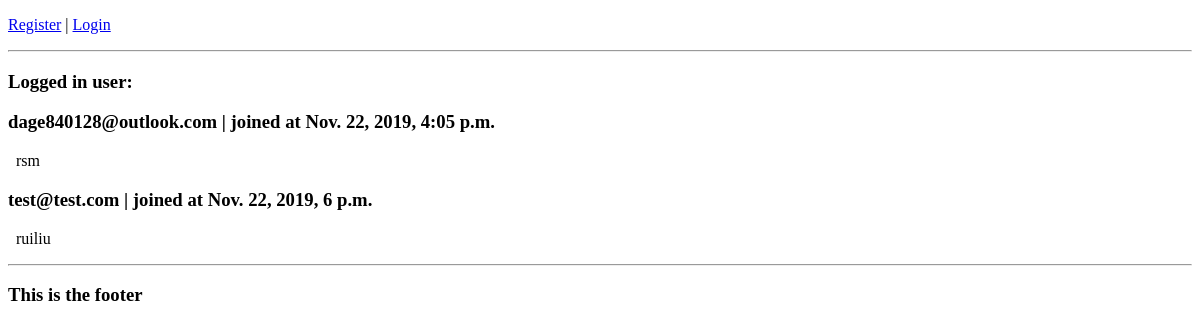
Before: / with the older database file.
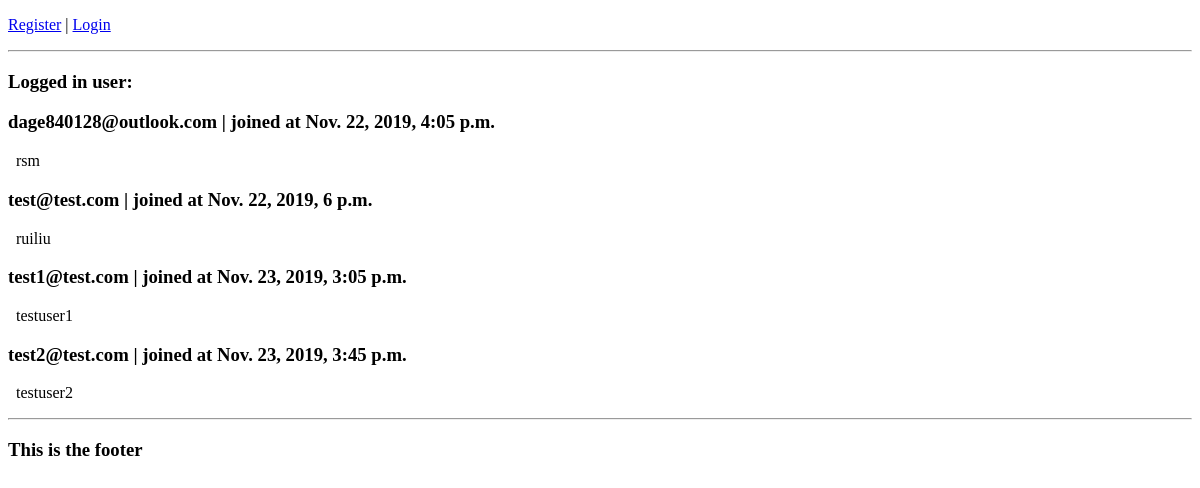
After: the same page with the newer database file.
### account/models.py (models this page shows, shortened)
class Account(AbstractBaseUser):
    email = models.EmailField(verbose_name="email", max_length=60, unique=True)
    username = models.CharField(max_length=30, unique=True)
    date_joined = models.DateTimeField(
        verbose_name='date joined', auto_now_add=True)
    last_login = models.DateTimeField(verbose_name='last login', auto_now=True)
    is_admin = models.BooleanField(default=False)
    is_active = models.BooleanField(default=True)
    is_staff = models.BooleanField(default=False)
    is_superuser = models.BooleanField(default=False)
    USERNAME_FIELD = 'email'
    REQUIRED_FIELDS = ['username']
    objects = MyAccountManager()

### personal/views.py (the view)
# urls.py: path('', homeview, name='home'),
def homeview(request):
    print(request.headers)
    users = Account.objects.all()
    context = {
        "accounts": users
    }
    return render(request, 'personal/home.html', context)

### personal/templates/personal/home.html
{% extends "base.html" %}
{% block content %}
<div>
    <h3>Logged in user: {{request.user.username}}</h1>
    <div>
    {% for account in accounts %}
        {% include "personal/snippets/body.snippets.html" with value=account %}
    {% endfor %}
    </div>
</div>
{% endblock content %}

### templates/base.html (shortened to what this page needs)
<!DOCTYPE html>
<html lang="en">
<head>
    {% if request.user.is_authenticated %}
        <p>Hello, {{request.user.username}} | <a href="{% url 'logout' %}">Logout</a></p>
    {% else %}
        <p><a href="{% url 'register' %}">Register</a> | <a href="{% url 'login' %}">Login</a></p>
    {% endif %}
    <hr>
</head>
<body>
    {% block content %}
    {% endblock %}
</body>
<footer>
    <hr>
    <h3>This is the footer</h3>
</footer>
</html>

### personal/templates/personal/snippets/body.snippets.html
<div>
    <h3>{{value.email}} | joined at {{value.date_joined}}</h3>
    <p style="margin-left: 8px;">{{value.username}}</p>
</div>

Changed rows visible on the page:
added Account: email "test1@test.com", date_joined "Nov. 23, 2019, 3:05 p.m.", username "testuser1"
added Account: email "test2@test.com", date_joined "Nov. 23, 2019, 3:45 p.m.", username "testuser2"
